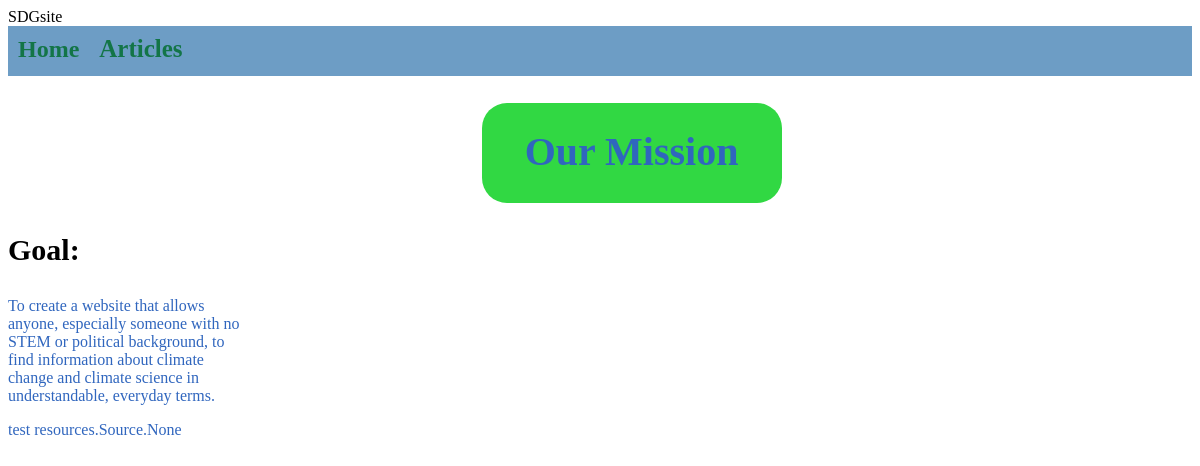
Before: /resource/home/ with the older database file.
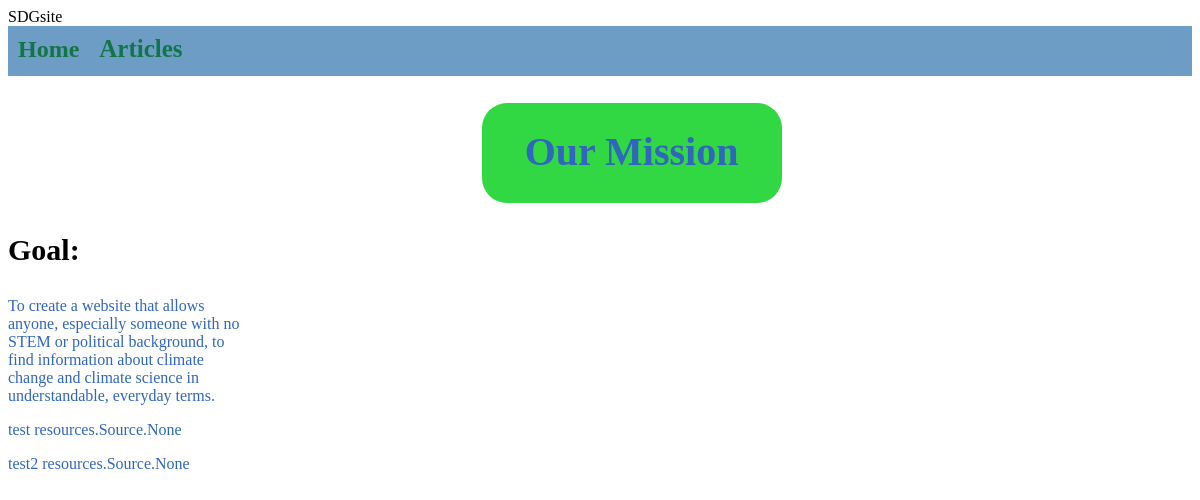
After: the same page with the newer database file.
### resources/models.py (models this page shows, shortened)
class Article(models.Model):
    title = models.CharField(max_length=250, blank=True, null=True)
    author = models.CharField(max_length=250, blank=True, null=True)
    sources = models.ManyToManyField(Source)
    date_published = models.DateField(auto_now=True)
    topic = models.CharField(max_length=100, blank=True, null=True)
    content = models.TextField(null=True)
    visuals = models.FileField(upload_to='uploads/', null=True)
    unique_id = models.CharField(max_length=8, default=''.join(random.choices(string.ascii_letters, k=8)))

### resources/views.py (the view)
# urls.py: path('home/', views.homepage_view, name='homepage_view'),
def homepage_view(request):
    articles = Article.objects.all()
    context = {"articles": articles}
    return render(request, "homepage.html", context)

### templates/homepage.html (shortened to what this page needs)
{% load static %}
<!DOCTYPE html>
<html lang = "en">
    <head>
        <link rel="stylesheet" type='text/css' href="{% static 'homepage_style.css' %}">
    </head>
    <header>
        SDGsite
    </header>
    <div class="sticky" style="height:50px">
      <div class="header">
        <h2 style="margin:10px">Home</h2>
      </div>
      <div class="header">
        <a class="header" href="{% url 'resources:article_home_view' %}">Articles</a>
      </div>
    </div>
    <body>
      <div class="statement">
        <h1 style="text-align: center; font-size: 40px;">Our Mission</h1>
      </div>
      <div>
        <h3 style="font-size: 30px;">
          Goal:
        </h3>
        <p style="width: 20%">To create a website that allows anyone, especially someone with no STEM or political background, to find information about climate change and climate science in understandable, everyday terms.
        </p>
        {% for article in articles %}
        <p>
         {{article.title}}
         {{article.sources}}
        </p>
        {% endfor %}
      </div>
    </body>
</html>

Changed rows visible on the page:
added Article: title "test2", sources "resources.Source.None"
